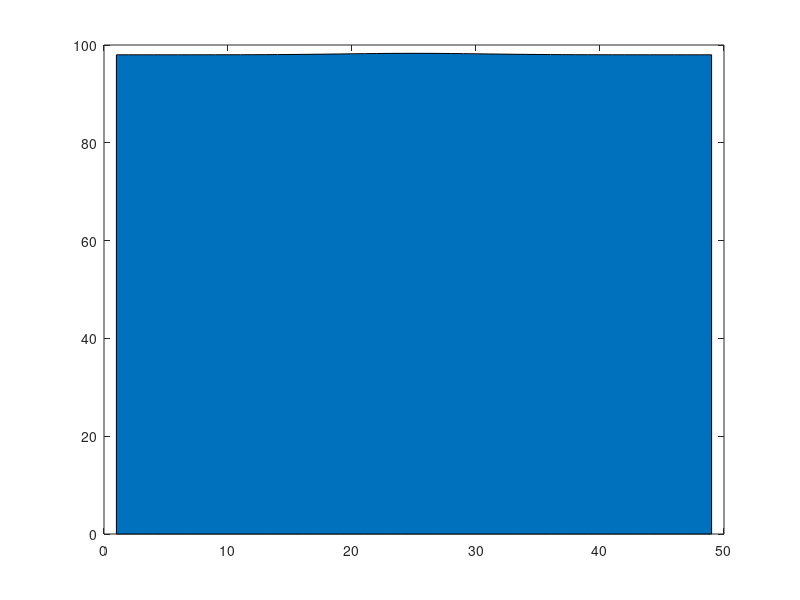

Write MATLAB code to recreate this figure. (Note: this script raises an error after producing the figure.)
function ridge_plot(varargin)
% ridge_plot: ridge_plot plots are partially overlapping line plots 
% that create the impression of a mountain range. They can be quite 
% useful for visualizing changes in distributions over time or space.
%
% Ryan H 2019

p = inputParser;
p.addParameter('x',peaks); % nxm matrix where each n represents each line
p.addParameter('color_map',0); % if you want a viridis color gradient
p.addParameter('FaceColor',[.3 .3 .3]); % if you want the same color for every line
p.addParameter('FaceAlpha',1); % transparency 
p.addParameter('EdgeColor',[0 0 0]); % transparency 
p.addParameter('LineWidth',.5); % LineWidth
p.parse(varargin{:});

x = p.Results.x;
color_map = p.Results.color_map;
FaceColor = p.Results.FaceColor;
FaceAlpha = p.Results.FaceAlpha;
EdgeColor = p.Results.EdgeColor;
LineWidth = p.Results.LineWidth;

if color_map
    colors=colormap(viridis(length(x)));
end
for i=size(x,1):-1:1
    h = area(x(i,:)+i*2);
    if color_map
        h.FaceColor = colors(i,:);
    else
        h.FaceColor = FaceColor;
    end
    h.FaceAlpha = FaceAlpha;
    h.EdgeColor = EdgeColor;
    h.LineWidth = LineWidth;
    hold on
end
end